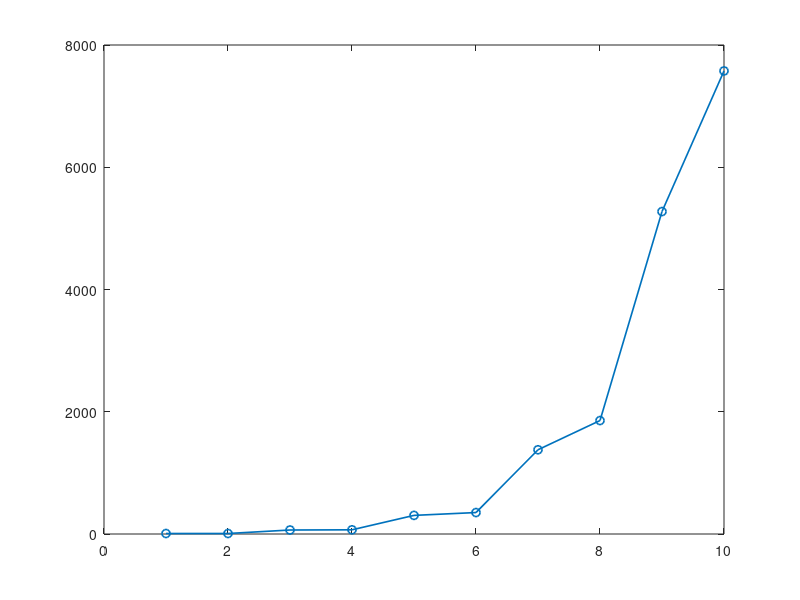

MATLAB code for this plot: (Note: this script raises an error after producing the figure.)
% chaos_expansion_option.m
% Approximate European call option price using Wiener–Itô chaos expansion
% without requiring the Symbolic Math Toolbox.

% Parameters
S0 = 100; K = 105; r = 0.05; sigma = 0.2; T = 1;
N_terms = 10;
n_sim = 100000;

% Simulate Brownian motion and asset price
Z = randn(n_sim,1);
W_T = sqrt(T) * Z;
S_T = S0 * exp((r - 0.5 * sigma^2) * T + sigma * W_T);
payoff = max(S_T - K, 0);
bs_price = exp(-r * T) * mean(payoff);

% Convert S_T to standard Gaussian input x for Hermite basis
theta = (log(S_T / S0) - (r - 0.5 * sigma^2) * T) / sigma;
x = theta / sqrt(T);

% Function to compute Hermite polynomials using recursion
function H = hermite_poly(n, x)
    if n == 0
        H = ones(size(x));
    elseif n == 1
        H = 2 * x;
    else
        H = 2 * x .* hermite_poly(n-1, x) - 2 * (n-1) * hermite_poly(n-2, x);
    end
end

% Approximate chaos expansion of payoff
chaos_estimates = zeros(N_terms,1);
for n = 1:N_terms
    coeffs = zeros(n,1);
    for i = 1:n
        H_i = hermite_poly(i-1, x);
        coeffs(i) = mean(payoff .* H_i) / factorial(i-1);
    end
    approx = zeros(n_sim,1);
    for i = 1:n
        H_i = hermite_poly(i-1, x);
        approx = approx + coeffs(i) .* H_i;
    end
    chaos_estimates(n) = exp(-r * T) * mean(approx);
end

% Plot convergence
figure('Units','inches','Position',[0, 0, 6, 4.2]);
plot(1:N_terms, chaos_estimates, 'o-', 'LineWidth', 1.2, 'DisplayName', 'Chaos Est.')
hold on
yline(bs_price, '--r', 'LineWidth', 1.5, 'DisplayName', 'Black-Scholes')
xlabel('Number of Hermite Terms (N)', 'FontSize', 10)
ylabel('Estimated Option Price', 'FontSize', 10)
title('Chaos Expansion: Convergence to Black-Scholes Price', 'FontSize', 12)
legend('Location', 'best', 'Box', 'off')
grid on
box off
set(gca, 'FontName', 'Helvetica', 'FontSize', 10, 'LineWidth', 1.2)

% Export plot
set(gcf, 'PaperPositionMode', 'auto');
if ~exist('plots', 'dir')
    mkdir('plots');
end
print(gcf, 'plots/chaos_expansion_option', '-dpdf', '-painters', '-r300');
